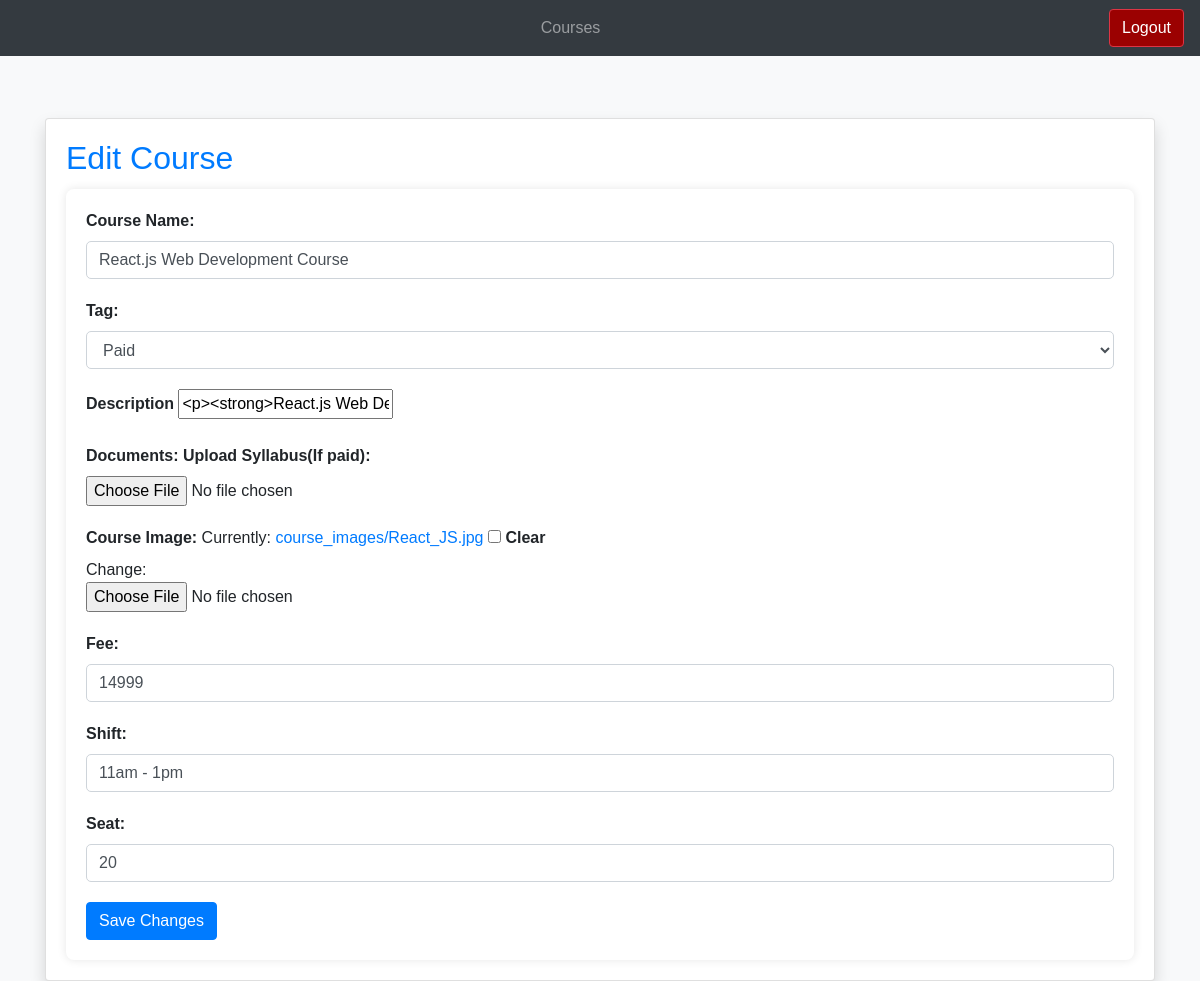
The app's page /edit/2/, older data.
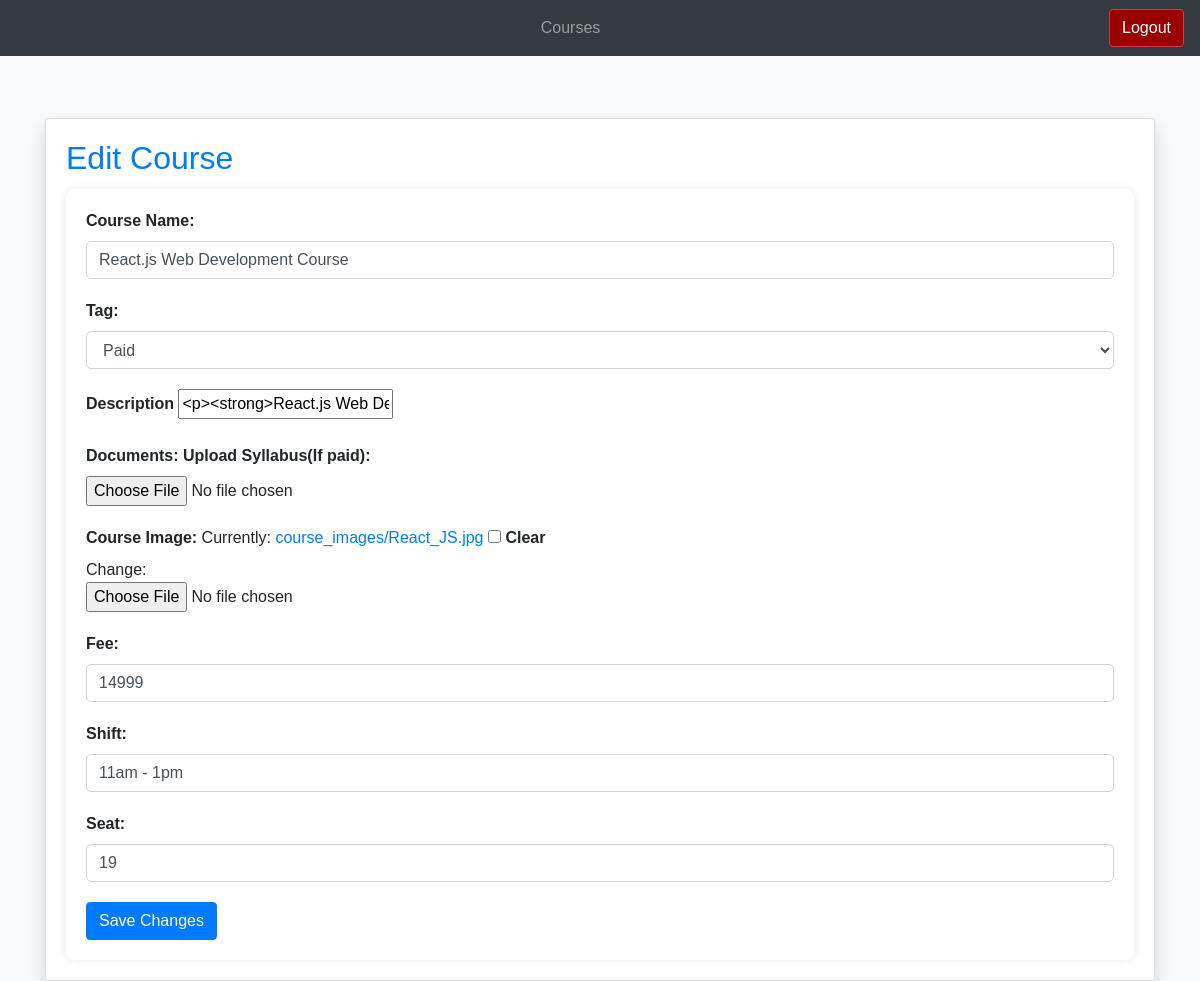
The same page, newer data.
### jobapp/models.py (models this page shows, shortened)
class Course(models.Model):
    COURSE_TAGS = [
        ('paid', 'Paid'),
        ('free', 'Free'),
            ]
    name = models.CharField(max_length=255)
    tag = models.CharField(max_length=10, choices=COURSE_TAGS, default='paid')
    description = RichTextField()
    document = models.FileField(upload_to='course_pdfs/', null=True, blank=True)
    image = models.ImageField(upload_to='course_images',null=True,blank=True)
    fee = models.CharField(max_length=255,null=True,blank=True)
    shift = models.CharField(max_length=255,null=True,blank=True)
    timestamp = models.DateTimeField(auto_now=True)
    seat = models.IntegerField(null=True,blank=True)

### RJadmin/views.py (the view)
# urls.py: path('edit/<int:course_id>/', views.edit_course, name='edit_course'),
def edit_course(request, course_id):
    course = get_object_or_404(Course, id=course_id)
    if request.method == 'POST':
        form = CourseEditForm(request.POST, request.FILES, instance=course)
        if form.is_valid():
            form.save()
            messages.success(request, 'Updated successful.')
            return redirect('RJadmin:admin_page')  # Redirect to a page displaying the list of courses
    else:
        form = CourseEditForm(instance=course)
    return render(request, 'RJadmin/edit_course.html', {'form': form, 'course': course})

### RJadmin/forms.py
class CourseEditForm(forms.ModelForm):
    description = forms.CharField(widget=CKEditorWidget())
    class Meta:
        model = Course
        fields = ['name', 'tag', 'description', 'document', 'image', 'fee', 'shift', 'seat']
        widgets = {
            'name': forms.TextInput(attrs={'class': 'form-control'}),
            'tag': forms.Select(attrs={'class': 'form-control'}),
            'document': forms.FileInput(attrs={'class': 'form-control-file'}),
            'image': forms.ClearableFileInput(attrs={'class': 'form-control-file'}),
            'fee': forms.NumberInput(attrs={'class': 'form-control'}),
            'shift': forms.TextInput(attrs={'class': 'form-control'}),
            'seat': forms.NumberInput(attrs={'class': 'form-control'}),
        }

### template/RJadmin/edit_course.html (shortened to what this page needs)
<!DOCTYPE html>
<html lang="en">
<head>
    {% load static %}
    <link rel="stylesheet" href="https://stackpath.bootstrapcdn.com/bootstrap/4.5.2/css/bootstrap.min.css">
    <link rel="stylesheet" type="text/css" href="{% static 'ckeditor/ckeditor.css' %}">
</head>
<body>
    <nav class="navbar fixed-top navbar-expand-lg navbar-dark bg-dark">
        <div class="collapse navbar-collapse" id="navbarNav">
            <ul class="navbar-nav mx-auto">
                <li class="nav-item">
                    <a class="nav-link" href="{% url 'RJadmin:admin_page' %}">Courses</a>
                </li>
            </ul>
            <a href="#" onclick="showLogoutAlert()" class="btn btn-outline-danger text-white" style="background-color: rgb(155, 1, 1);">Logout</a>
        </div>
    </nav>
{% block content %}
  <div class="container mt-5">
    <div class="card shadow">
      <div class="card-body">
        <h2 class="card-title">Edit Course</h2>
<form id="myForm" method="post" enctype="multipart/form-data">
    <div class="form-group">
        <label for="{{ form.name.id_for_label }}">Course Name:</label>
        {{ form.name }}
    </div>
    <div class="form-group">
        <label for="{{ form.tag.id_for_label }}">Tag:</label>
        {{ form.tag }}
    </div>
    <div class="form-group">
        <label for="{{ form.description.id_for_label }}">Description</label>
        {{ form.description}}
    </div>
    <div class="form-group">
        <label for="{{ form.document.id_for_label }}">Documents: Upload Syllabus(If paid):</label>
        {{ form.document }}
    </div>
    <div class="form-group">
        <label for="{{ form.image.id_for_label }}">Course Image:</label>
        {{ form.image }}
    </div>
    <div class="form-group" id="feeField">
        <label for="{{ form.fee.id_for_label }}">Fee:</label>
        {{ form.fee }}
    </div>
    <div class="form-group" id="shiftField">
        <label for="{{ form.shift.id_for_label }}">Shift:</label>
        {{ form.shift }}
    </div>
    <div class="form-group" id="seatField">
        <label for="{{ form.seat.id_for_label }}">Seat:</label>
        {{ form.seat }}
    </div>
    <button type="submit" class="btn btn-primary" id="saveChangesBtn">Save Changes</button>
</form>
      </div>
    </div>
  </div>
{% endblock %}
 </body>
 </html>

Row changes from the older to the newer data that the page shows:
changed Course "React.js Web Development Course": seat "20" → "19"
